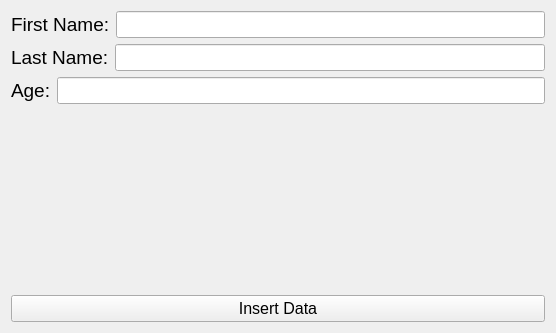
<?xml version="1.0" encoding="UTF-8"?>
<ui version="4.0">
 <class>Widget</class>
 <widget class="QWidget" name="Widget">
  <property name="geometry">
   <rect>
    <x>0</x>
    <y>0</y>
    <width>556</width>
    <height>333</height>
   </rect>
  </property>
  <property name="windowTitle">
   <string>Widget</string>
  </property>
  <layout class="QVBoxLayout" name="verticalLayout_2">
   <item>
    <layout class="QVBoxLayout" name="verticalLayout">
     <item>
      <layout class="QHBoxLayout" name="horizontalLayout">
       <item>
        <widget class="QLabel" name="label">
         <property name="font">
          <font>
           <pointsize>14</pointsize>
          </font>
         </property>
         <property name="text">
          <string>First Name:</string>
         </property>
        </widget>
       </item>
       <item>
        <widget class="QLineEdit" name="lineEditFirst">
         <property name="font">
          <font>
           <pointsize>12</pointsize>
          </font>
         </property>
        </widget>
       </item>
      </layout>
     </item>
     <item>
      <layout class="QHBoxLayout" name="horizontalLayout_2">
       <item>
        <widget class="QLabel" name="label_2">
         <property name="font">
          <font>
           <pointsize>14</pointsize>
          </font>
         </property>
         <property name="text">
          <string>Last Name:</string>
         </property>
        </widget>
       </item>
       <item>
        <widget class="QLineEdit" name="lineEditLast">
         <property name="font">
          <font>
           <pointsize>12</pointsize>
          </font>
         </property>
        </widget>
       </item>
      </layout>
     </item>
     <item>
      <layout class="QHBoxLayout" name="horizontalLayout_3">
       <item>
        <widget class="QLabel" name="label_3">
         <property name="font">
          <font>
           <pointsize>14</pointsize>
          </font>
         </property>
         <property name="text">
          <string>Age:</string>
         </property>
        </widget>
       </item>
       <item>
        <widget class="QLineEdit" name="lineEditAge">
         <property name="font">
          <font>
           <pointsize>12</pointsize>
          </font>
         </property>
        </widget>
       </item>
      </layout>
     </item>
     <item>
      <spacer name="verticalSpacer">
       <property name="orientation">
        <enum>Qt::Vertical</enum>
       </property>
       <property name="sizeHint" stdset="0">
        <size>
         <width>20</width>
         <height>40</height>
        </size>
       </property>
      </spacer>
     </item>
     <item>
      <widget class="QPushButton" name="pushButton">
       <property name="font">
        <font>
         <pointsize>12</pointsize>
        </font>
       </property>
       <property name="text">
        <string>Insert Data</string>
       </property>
      </widget>
     </item>
    </layout>
   </item>
  </layout>
 </widget>
 <resources/>
 <connections/>
</ui>
